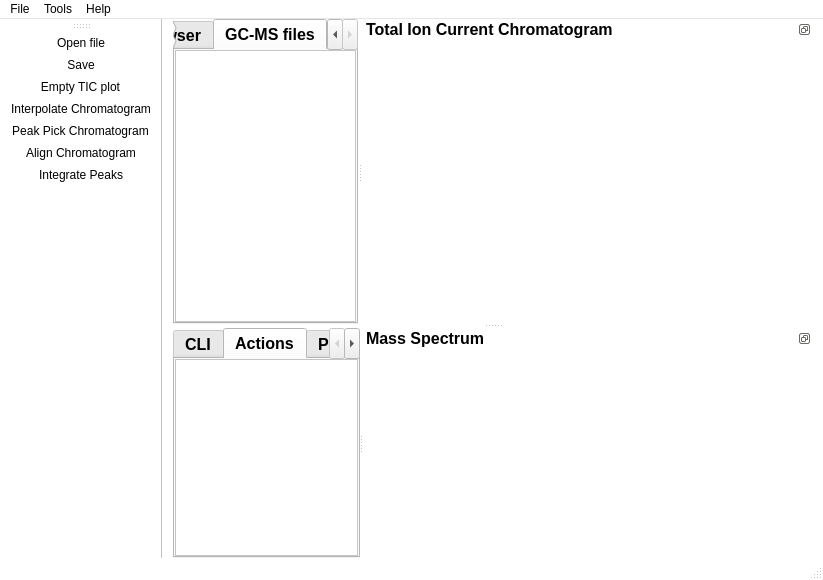
<?xml version="1.0" encoding="UTF-8"?>
<ui version="4.0">
 <class>MainWindow</class>
 <widget class="QMainWindow" name="MainWindow">
  <property name="geometry">
   <rect>
    <x>0</x>
    <y>0</y>
    <width>823</width>
    <height>580</height>
   </rect>
  </property>
  <property name="palette">
   <palette>
    <active>
     <colorrole role="Light">
      <brush brushstyle="SolidPattern">
       <color alpha="255">
        <red>255</red>
        <green>255</green>
        <blue>255</blue>
       </color>
      </brush>
     </colorrole>
     <colorrole role="Midlight">
      <brush brushstyle="SolidPattern">
       <color alpha="255">
        <red>85</red>
        <green>255</green>
        <blue>255</blue>
       </color>
      </brush>
     </colorrole>
     <colorrole role="BrightText">
      <brush brushstyle="SolidPattern">
       <color alpha="255">
        <red>255</red>
        <green>255</green>
        <blue>255</blue>
       </color>
      </brush>
     </colorrole>
     <colorrole role="Base">
      <brush brushstyle="SolidPattern">
       <color alpha="255">
        <red>255</red>
        <green>255</green>
        <blue>255</blue>
       </color>
      </brush>
     </colorrole>
     <colorrole role="Window">
      <brush brushstyle="SolidPattern">
       <color alpha="255">
        <red>255</red>
        <green>255</green>
        <blue>255</blue>
       </color>
      </brush>
     </colorrole>
     <colorrole role="AlternateBase">
      <brush brushstyle="SolidPattern">
       <color alpha="255">
        <red>255</red>
        <green>255</green>
        <blue>255</blue>
       </color>
      </brush>
     </colorrole>
     <colorrole role="NoRole">
      <brush brushstyle="SolidPattern">
       <color alpha="255">
        <red>170</red>
        <green>170</green>
        <blue>255</blue>
       </color>
      </brush>
     </colorrole>
    </active>
    <inactive>
     <colorrole role="Light">
      <brush brushstyle="SolidPattern">
       <color alpha="255">
        <red>255</red>
        <green>255</green>
        <blue>255</blue>
       </color>
      </brush>
     </colorrole>
     <colorrole role="Midlight">
      <brush brushstyle="SolidPattern">
       <color alpha="255">
        <red>227</red>
        <green>227</green>
        <blue>227</blue>
       </color>
      </brush>
     </colorrole>
     <colorrole role="BrightText">
      <brush brushstyle="SolidPattern">
       <color alpha="255">
        <red>255</red>
        <green>255</green>
        <blue>255</blue>
       </color>
      </brush>
     </colorrole>
     <colorrole role="Base">
      <brush brushstyle="SolidPattern">
       <color alpha="255">
        <red>255</red>
        <green>255</green>
        <blue>255</blue>
       </color>
      </brush>
     </colorrole>
     <colorrole role="Window">
      <brush brushstyle="SolidPattern">
       <color alpha="255">
        <red>255</red>
        <green>255</green>
        <blue>255</blue>
       </color>
      </brush>
     </colorrole>
     <colorrole role="AlternateBase">
      <brush brushstyle="SolidPattern">
       <color alpha="255">
        <red>255</red>
        <green>255</green>
        <blue>255</blue>
       </color>
      </brush>
     </colorrole>
     <colorrole role="NoRole">
      <brush brushstyle="SolidPattern">
       <color alpha="255">
        <red>170</red>
        <green>170</green>
        <blue>255</blue>
       </color>
      </brush>
     </colorrole>
    </inactive>
    <disabled>
     <colorrole role="Light">
      <brush brushstyle="SolidPattern">
       <color alpha="255">
        <red>255</red>
        <green>255</green>
        <blue>255</blue>
       </color>
      </brush>
     </colorrole>
     <colorrole role="Midlight">
      <brush brushstyle="SolidPattern">
       <color alpha="255">
        <red>247</red>
        <green>247</green>
        <blue>247</blue>
       </color>
      </brush>
     </colorrole>
     <colorrole role="BrightText">
      <brush brushstyle="SolidPattern">
       <color alpha="255">
        <red>255</red>
        <green>255</green>
        <blue>255</blue>
       </color>
      </brush>
     </colorrole>
     <colorrole role="Base">
      <brush brushstyle="SolidPattern">
       <color alpha="255">
        <red>240</red>
        <green>240</green>
        <blue>240</blue>
       </color>
      </brush>
     </colorrole>
     <colorrole role="Window">
      <brush brushstyle="SolidPattern">
       <color alpha="255">
        <red>240</red>
        <green>240</green>
        <blue>240</blue>
       </color>
      </brush>
     </colorrole>
     <colorrole role="AlternateBase">
      <brush brushstyle="SolidPattern">
       <color alpha="255">
        <red>255</red>
        <green>255</green>
        <blue>255</blue>
       </color>
      </brush>
     </colorrole>
     <colorrole role="NoRole">
      <brush brushstyle="SolidPattern">
       <color alpha="255">
        <red>170</red>
        <green>170</green>
        <blue>255</blue>
       </color>
      </brush>
     </colorrole>
    </disabled>
   </palette>
  </property>
  <property name="windowTitle">
   <string>MainWindow</string>
  </property>
  <property name="windowIcon">
   <iconset>
    <normaloff>png/RU.png</normaloff>png/RU.png</iconset>
  </property>
  <property name="dockOptions">
   <set>QMainWindow::AllowNestedDocks|QMainWindow::AllowTabbedDocks|QMainWindow::AnimatedDocks</set>
  </property>
  <widget class="QWidget" name="centralWidget">
   <property name="sizePolicy">
    <sizepolicy hsizetype="Expanding" vsizetype="Expanding">
     <horstretch>0</horstretch>
     <verstretch>0</verstretch>
    </sizepolicy>
   </property>
   <property name="palette">
    <palette>
     <active>
      <colorrole role="AlternateBase">
       <brush brushstyle="SolidPattern">
        <color alpha="255">
         <red>255</red>
         <green>255</green>
         <blue>255</blue>
        </color>
       </brush>
      </colorrole>
     </active>
     <inactive>
      <colorrole role="AlternateBase">
       <brush brushstyle="SolidPattern">
        <color alpha="255">
         <red>255</red>
         <green>255</green>
         <blue>255</blue>
        </color>
       </brush>
      </colorrole>
     </inactive>
     <disabled>
      <colorrole role="AlternateBase">
       <brush brushstyle="SolidPattern">
        <color alpha="255">
         <red>255</red>
         <green>255</green>
         <blue>255</blue>
        </color>
       </brush>
      </colorrole>
     </disabled>
    </palette>
   </property>
   <layout class="QGridLayout" name="gridLayout">
    <property name="topMargin">
     <number>0</number>
    </property>
    <property name="bottomMargin">
     <number>0</number>
    </property>
    <item row="0" column="0">
     <widget class="QSplitter" name="splitter_3">
      <property name="sizePolicy">
       <sizepolicy hsizetype="Expanding" vsizetype="Expanding">
        <horstretch>0</horstretch>
        <verstretch>0</verstretch>
       </sizepolicy>
      </property>
      <property name="orientation">
       <enum>Qt::Vertical</enum>
      </property>
      <widget class="QSplitter" name="splitter">
       <property name="sizePolicy">
        <sizepolicy hsizetype="Expanding" vsizetype="Expanding">
         <horstretch>0</horstretch>
         <verstretch>0</verstretch>
        </sizepolicy>
       </property>
       <property name="orientation">
        <enum>Qt::Horizontal</enum>
       </property>
       <widget class="QTabWidget" name="tabWidget">
        <property name="font">
         <font>
          <family>MS Sans Serif</family>
          <pointsize>12</pointsize>
          <weight>75</weight>
          <bold>true</bold>
         </font>
        </property>
        <property name="currentIndex">
         <number>1</number>
        </property>
        <widget class="QWidget" name="tab">
         <property name="font">
          <font>
           <family>MS Sans Serif</family>
           <pointsize>16</pointsize>
           <stylestrategy>PreferAntialias</stylestrategy>
          </font>
         </property>
         <attribute name="title">
          <string>File Browser</string>
         </attribute>
         <layout class="QVBoxLayout" name="verticalLayout">
          <property name="spacing">
           <number>0</number>
          </property>
          <property name="sizeConstraint">
           <enum>QLayout::SetNoConstraint</enum>
          </property>
          <property name="leftMargin">
           <number>0</number>
          </property>
          <property name="topMargin">
           <number>0</number>
          </property>
          <property name="rightMargin">
           <number>0</number>
          </property>
          <property name="bottomMargin">
           <number>0</number>
          </property>
          <item>
           <widget class="QTreeView" name="treeView">
            <property name="palette">
             <palette>
              <active>
               <colorrole role="Base">
                <brush brushstyle="SolidPattern">
                 <color alpha="255">
                  <red>255</red>
                  <green>255</green>
                  <blue>255</blue>
                 </color>
                </brush>
               </colorrole>
               <colorrole role="Highlight">
                <brush brushstyle="SolidPattern">
                 <color alpha="255">
                  <red>255</red>
                  <green>255</green>
                  <blue>255</blue>
                 </color>
                </brush>
               </colorrole>
              </active>
              <inactive>
               <colorrole role="Base">
                <brush brushstyle="SolidPattern">
                 <color alpha="255">
                  <red>255</red>
                  <green>255</green>
                  <blue>255</blue>
                 </color>
                </brush>
               </colorrole>
               <colorrole role="Highlight">
                <brush brushstyle="SolidPattern">
                 <color alpha="255">
                  <red>240</red>
                  <green>240</green>
                  <blue>240</blue>
                 </color>
                </brush>
               </colorrole>
              </inactive>
              <disabled>
               <colorrole role="Base">
                <brush brushstyle="SolidPattern">
                 <color alpha="255">
                  <red>240</red>
                  <green>240</green>
                  <blue>240</blue>
                 </color>
                </brush>
               </colorrole>
               <colorrole role="Highlight">
                <brush brushstyle="SolidPattern">
                 <color alpha="255">
                  <red>255</red>
                  <green>255</green>
                  <blue>255</blue>
                 </color>
                </brush>
               </colorrole>
              </disabled>
             </palette>
            </property>
            <property name="styleSheet">
             <string notr="true">QTreeWidget#TreeWithBranches::branch:has-siblings,
QTreeWidget#TreeWithBranches::branch:open:has-children:has-siblings,
QTreeView#TreeWithBranches::branch:has-siblings,
QTreeView#TreeWithBranches::branch:open:has-children:has-siblings {
  background: url(:/Resources/icons/vline.png);
  background-repeat: repeat-y;
  background-position: top;
}
QTreeWidget#TreeWithBranches::branch:has-siblings:adjoins-item,
QTreeView#TreeWithBranches::branch:has-siblings:adjoins-item {
  image: url(:/Resources/icons/branch-more.png);
  image-position: top;
}
QTreeWidget#TreeWithBranches::branch:!has-siblings:adjoins-item,
QTreeView#TreeWithBranches::branch:!has-siblings:adjoins-item {
  background: none;
  image: url(:/Resources/icons/branch-end.png);
  image-position: top;
}
QTreeWidget#TreeWithBranches::branch:closed:has-children,
QTreeView#TreeWithBranches::branch:closed:has-children {
  image: url(:/Resources/icons/branch-closed.png);
  image-position: top;
}
QTreeWidget#TreeWithBranches::branch:open:has-children,
QTreeView#TreeWithBranches::branch:open:has-children {
  image: url(:/Resources/icons/branch-open.png);
  image-position: top;
}
QTreeWidget#TreeWithBranches::branch:closed:has-children:!has-siblings:adjoins-item,
QTreeView#TreeWithBranches::branch:closed:has-children:!has-siblings:adjoins-item {
  background: url(:/Resources/icons/branch-end.png);
  background-repeat: no-repeat;
  background-position: top;
  image: url(:/Resources/icons/branch-closed.png);
  image-position: top;
}
QTreeWidget#TreeWithBranches::branch:open:has-children:!has-siblings:adjoins-item,
QTreeView#TreeWithBranches::branch:open:has-children:!has-siblings:adjoins-item {
  background: url(:/Resources/icons/branch-end.png);
  background-repeat: no-repeat;
  background-position: top;
  image: url(:/Resources/icons/branch-open.png);
  image-position: top;
}</string>
            </property>
            <property name="horizontalScrollBarPolicy">
             <enum>Qt::ScrollBarAlwaysOn</enum>
            </property>
            <property name="autoScrollMargin">
             <number>5</number>
            </property>
           </widget>
          </item>
         </layout>
        </widget>
        <widget class="QWidget" name="tab_2">
         <property name="font">
          <font>
           <stylestrategy>PreferAntialias</stylestrategy>
          </font>
         </property>
         <attribute name="title">
          <string>GC-MS files</string>
         </attribute>
         <layout class="QVBoxLayout" name="verticalLayout_2">
          <property name="spacing">
           <number>0</number>
          </property>
          <property name="sizeConstraint">
           <enum>QLayout::SetNoConstraint</enum>
          </property>
          <property name="leftMargin">
           <number>0</number>
          </property>
          <property name="topMargin">
           <number>0</number>
          </property>
          <property name="rightMargin">
           <number>0</number>
          </property>
          <property name="bottomMargin">
           <number>0</number>
          </property>
          <item>
           <widget class="QTreeWidget" name="treeWidget">
            <attribute name="headerVisible">
             <bool>false</bool>
            </attribute>
            <column>
             <property name="text">
              <string notr="true">1</string>
             </property>
            </column>
           </widget>
          </item>
         </layout>
        </widget>
       </widget>
       <widget class="QDockWidget" name="dockWidget_2">
        <property name="minimumSize">
         <size>
          <width>450</width>
          <height>300</height>
         </size>
        </property>
        <property name="font">
         <font>
          <family>MS Sans Serif</family>
          <pointsize>12</pointsize>
          <weight>75</weight>
          <bold>true</bold>
         </font>
        </property>
        <property name="features">
         <set>QDockWidget::DockWidgetFloatable|QDockWidget::DockWidgetMovable</set>
        </property>
        <property name="windowTitle">
         <string>Total Ion Current Chromatogram</string>
        </property>
        <widget class="QWidget" name="dockWidgetContents_3">
         <layout class="QHBoxLayout" name="horizontalLayout_3">
          <property name="spacing">
           <number>0</number>
          </property>
          <property name="leftMargin">
           <number>1</number>
          </property>
          <property name="topMargin">
           <number>1</number>
          </property>
          <property name="rightMargin">
           <number>1</number>
          </property>
          <property name="bottomMargin">
           <number>1</number>
          </property>
          <item>
           <widget class="ChartView" name="ticplot" native="true"/>
          </item>
         </layout>
        </widget>
       </widget>
      </widget>
      <widget class="QSplitter" name="splitter_2">
       <property name="sizeIncrement">
        <size>
         <width>1</width>
         <height>1</height>
        </size>
       </property>
       <property name="mouseTracking">
        <bool>true</bool>
       </property>
       <property name="autoFillBackground">
        <bool>true</bool>
       </property>
       <property name="orientation">
        <enum>Qt::Horizontal</enum>
       </property>
       <property name="handleWidth">
        <number>2</number>
       </property>
       <widget class="QTabWidget" name="tabWidget_2">
	    <property name="baseSize">
         <size>
          <width>200</width>
          <height>0</height>
         </size>
        </property>
        <property name="font">
         <font>
          <family>MS Sans Serif</family>
          <pointsize>12</pointsize>
          <weight>75</weight>
          <bold>true</bold>
         </font>
        </property>
        <property name="currentIndex">
         <number>1</number>
        </property>
		        <widget class="QWidget" name="tab_CLI">
         <property name="font">
          <font>
           <stylestrategy>PreferAntialias</stylestrategy>
          </font>
         </property>
         <attribute name="title">
          <string>CLI</string>
         </attribute>
         <layout class="QVBoxLayout" name="verticalLayout_2">
          <property name="spacing">
           <number>0</number>
          </property>
          <property name="sizeConstraint">
           <enum>QLayout::SetNoConstraint</enum>
          </property>
          <property name="leftMargin">
           <number>0</number>
          </property>
          <property name="topMargin">
           <number>0</number>
          </property>
          <property name="rightMargin">
           <number>0</number>
          </property>
          <property name="bottomMargin">
           <number>0</number>
          </property>
          <item>
           <widget class="QTreeWidget" name="treeWidgetCLI">
            <attribute name="headerVisible">
             <bool>false</bool>
            </attribute>
            <column>
             <property name="text">
              <string notr="true">1</string>
             </property>
            </column>
           </widget>
          </item>
         </layout>
        </widget>
				        <widget class="QWidget" name="tab_CommandHistory">
         <property name="font">
          <font>
           <stylestrategy>PreferAntialias</stylestrategy>
          </font>
         </property>
         <attribute name="title">
          <string>Actions</string>
         </attribute>
         <layout class="QVBoxLayout" name="verticalLayout_2">
          <property name="spacing">
           <number>0</number>
          </property>
          <property name="sizeConstraint">
           <enum>QLayout::SetNoConstraint</enum>
          </property>
          <property name="leftMargin">
           <number>0</number>
          </property>
          <property name="topMargin">
           <number>0</number>
          </property>
          <property name="rightMargin">
           <number>0</number>
          </property>
          <property name="bottomMargin">
           <number>0</number>
          </property>
          <item>
           <widget class="QTreeWidget" name="treeWidgetActions">
            <attribute name="headerVisible">
             <bool>false</bool>
            </attribute>
            <column>
             <property name="text">
              <string notr="true">1</string>
             </property>
            </column>
           </widget>
          </item>
         </layout>
        </widget>
						        <widget class="QWidget" name="tab_Profiler">
         <property name="font">
          <font>
           <stylestrategy>PreferAntialias</stylestrategy>
          </font>
         </property>
         <attribute name="title">
          <string>Profiler</string>
         </attribute>
         <layout class="QVBoxLayout" name="verticalLayout_2">
          <property name="spacing">
           <number>0</number>
          </property>
          <property name="sizeConstraint">
           <enum>QLayout::SetNoConstraint</enum>
          </property>
          <property name="leftMargin">
           <number>0</number>
          </property>
          <property name="topMargin">
           <number>0</number>
          </property>
          <property name="rightMargin">
           <number>0</number>
          </property>
          <property name="bottomMargin">
           <number>0</number>
          </property>
          <item>
           <widget class="QTreeWidget" name="treeWidgetProfiler">
            <attribute name="headerVisible">
             <bool>false</bool>
            </attribute>
            <column>
             <property name="text">
              <string notr="true">1</string>
             </property>
            </column>
           </widget>
          </item>
         </layout>
        </widget>
       </widget>
       <widget class="QDockWidget" name="dockWidget">
        <property name="minimumSize">
         <size>
          <width>450</width>
          <height>200</height>
         </size>
        </property>
        <property name="font">
         <font>
          <family>MS Sans Serif</family>
          <pointsize>12</pointsize>
          <weight>75</weight>
          <bold>true</bold>
         </font>
        </property>
        <property name="windowIcon">
         <iconset>
          <normaloff>:/png/bar.png</normaloff>:/png/bar.png</iconset>
        </property>
        <property name="features">
         <set>QDockWidget::DockWidgetFloatable|QDockWidget::DockWidgetMovable</set>
        </property>
        <property name="windowTitle">
         <string>Mass Spectrum</string>
        </property>
        <widget class="QWidget" name="dockWidgetContents_2">
         <layout class="QHBoxLayout" name="horizontalLayout_2">
          <property name="leftMargin">
           <number>1</number>
          </property>
          <property name="topMargin">
           <number>1</number>
          </property>
          <property name="rightMargin">
           <number>1</number>
          </property>
          <property name="bottomMargin">
           <number>1</number>
          </property>
          <item>
           <widget class="QCustomPlot" name="qcWidget" native="true"/>
          </item>
         </layout>
        </widget>
       </widget>
      </widget>
     </widget>
    </item>
   </layout>
  </widget>
  <widget class="QMenuBar" name="menuBar">
   <property name="geometry">
    <rect>
     <x>0</x>
     <y>0</y>
     <width>823</width>
     <height>21</height>
    </rect>
   </property>
   <property name="palette">
    <palette>
     <active>
      <colorrole role="Light">
       <brush brushstyle="SolidPattern">
        <color alpha="255">
         <red>160</red>
         <green>160</green>
         <blue>160</blue>
        </color>
       </brush>
      </colorrole>
      <colorrole role="Base">
       <brush brushstyle="SolidPattern">
        <color alpha="255">
         <red>160</red>
         <green>160</green>
         <blue>160</blue>
        </color>
       </brush>
      </colorrole>
     </active>
     <inactive>
      <colorrole role="Light">
       <brush brushstyle="SolidPattern">
        <color alpha="255">
         <red>160</red>
         <green>160</green>
         <blue>160</blue>
        </color>
       </brush>
      </colorrole>
      <colorrole role="Base">
       <brush brushstyle="SolidPattern">
        <color alpha="255">
         <red>160</red>
         <green>160</green>
         <blue>160</blue>
        </color>
       </brush>
      </colorrole>
     </inactive>
     <disabled>
      <colorrole role="Light">
       <brush brushstyle="SolidPattern">
        <color alpha="255">
         <red>160</red>
         <green>160</green>
         <blue>160</blue>
        </color>
       </brush>
      </colorrole>
      <colorrole role="Base">
       <brush brushstyle="SolidPattern">
        <color alpha="255">
         <red>240</red>
         <green>240</green>
         <blue>240</blue>
        </color>
       </brush>
      </colorrole>
     </disabled>
    </palette>
   </property>
   <widget class="QMenu" name="menuFile">
    <property name="title">
     <string>File</string>
    </property>
    <widget class="QMenu" name="menuExport">
     <property name="title">
      <string>Export</string>
     </property>
     <widget class="QMenu" name="menuTIC_CSV">
      <property name="title">
       <string>TIC CSV</string>
      </property>
      <addaction name="actionTICCSVSelected_File"/>
      <addaction name="actionTICCSVAll_Files"/>
     </widget>
     <addaction name="menuTIC_CSV"/>
    </widget>
    <addaction name="actionOpen_file"/>
    <addaction name="actionSave"/>
    <addaction name="menuExport"/>
    <addaction name="actionExit"/>
   </widget>
   <widget class="QMenu" name="menuTools">
    <property name="title">
     <string>Tools</string>
    </property>
    <addaction name="actionInterpolate_Chromatogram"/>
    <addaction name="actionPeak_Pick_Chromatograms"/>
    <addaction name="actionAlign_Chromatogram"/>
    <addaction name="actionIntegrate_Peaks"/>
    <addaction name="actionPCA_Analysis"/>
    <addaction name="actionGenerate_CSV_integrated_peaklist"/>
   </widget>
   <widget class="QMenu" name="menuHelp">
    <property name="title">
     <string>Help</string>
    </property>
    <addaction name="actionTechnical_Support"/>
    <addaction name="actionReport_A_Bug"/>
    <addaction name="actionAbout"/>
   </widget>
   <addaction name="menuFile"/>
   <addaction name="menuTools"/>
   <addaction name="menuHelp"/>
  </widget>
  <widget class="QToolBar" name="mainToolBar">
   <property name="iconSize">
    <size>
     <width>30</width>
     <height>30</height>
    </size>
   </property>
   <attribute name="toolBarArea">
    <enum>LeftToolBarArea</enum>
   </attribute>
   <attribute name="toolBarBreak">
    <bool>false</bool>
   </attribute>
   <addaction name="actionOpen_file"/>
   <addaction name="actionSave"/>
   <addaction name="actionEmpty_TIC_plot"/>
   <addaction name="actionInterpolate_Chromatogram"/>
   <addaction name="actionPeak_Pick_Chromatograms"/>
   <addaction name="actionAlign_Chromatogram"/>
   <addaction name="actionIntegrate_Peaks"/>
  </widget>
  <widget class="QStatusBar" name="statusBar"/>
  <action name="actionOpen_file">
   <property name="icon">
    <iconset resource="toolbarresource.qrc">
     <normaloff>:/png/folder.png</normaloff>:/png/folder.png</iconset>
   </property>
   <property name="text">
    <string>Open file</string>
   </property>
  </action>
  <action name="actionBatch_Open">
   <property name="text">
    <string>Batch Open</string>
   </property>
  </action>
  <action name="actionSave">
   <property name="icon">
    <iconset resource="toolbarresource.qrc">
     <normaloff>:/png/download.png</normaloff>:/png/download.png</iconset>
   </property>
   <property name="text">
    <string>Save</string>
   </property>
  </action>
  <action name="actionExit">
   <property name="text">
    <string>Exit</string>
   </property>
  </action>
  <action name="actionAlign_Chromatogram">
   <property name="icon">
    <iconset resource="qdarkstyle/style.qrc">
     <normaloff>:/png/alignment.png</normaloff>:/png/alignment.png</iconset>
   </property>
   <property name="text">
    <string>Align Chromatogram</string>
   </property>
  </action>
  <action name="actionPeak_Pick_Chromatograms">
   <property name="icon">
    <iconset resource="toolbarresource.qrc">
     <normaloff>:/png/peakpick.png</normaloff>:/png/peakpick.png</iconset>
   </property>
   <property name="text">
    <string>Peak Pick Chromatogram</string>
   </property>
  </action>
  <action name="actionIntegrate_Peaks">
   <property name="icon">
    <iconset resource="toolbarresource.qrc">
     <normaloff>:/png/integrate.png</normaloff>:/png/integrate.png</iconset>
   </property>
   <property name="text">
    <string>Integrate Peaks</string>
   </property>
  </action>
  <action name="actionPCA_Analysis">
   <property name="text">
    <string>PCA Analysis</string>
   </property>
  </action>
  <action name="actionGenerate_CSV_integrated_peaklist">
   <property name="text">
    <string>Generate .CSV integrated peaklist</string>
   </property>
  </action>
  <action name="actionTechnical_Support">
   <property name="text">
    <string>Technical Support</string>
   </property>
  </action>
  <action name="actionReport_A_Bug">
   <property name="text">
    <string>Report A Bug</string>
   </property>
  </action>
  <action name="actionAbout">
   <property name="text">
    <string>About</string>
   </property>
  </action>
  <action name="actionTICCSVSelected_File">
   <property name="text">
    <string>Selected File</string>
   </property>
  </action>
  <action name="actionTICCSVAll_Files">
   <property name="text">
    <string>All Files</string>
   </property>
  </action>
  <action name="actionEmpty_TIC_plot">
   <property name="icon">
    <iconset resource="toolbarresource.qrc">
     <normaloff>:/png/cancel.png</normaloff>:/png/cancel.png</iconset>
   </property>
   <property name="text">
    <string>Empty TIC plot</string>
   </property>
  </action>
  <action name="actionInterpolate_Chromatogram">
   <property name="icon">
    <iconset resource="toolbarresource.qrc">
     <normaloff>:/png/interpolate.png</normaloff>:/png/interpolate.png</iconset>
   </property>
   <property name="text">
    <string>Interpolate Chromatogram</string>
   </property>
  </action>
 </widget>
 <layoutdefault spacing="6" margin="11"/>
 <customwidgets>
  <customwidget>
   <class>QCustomPlot</class>
   <extends>QWidget</extends>
   <header>../../qcustomplot.h</header>
   <container>1</container>
  </customwidget>
  <customwidget>
   <class>ChartView</class>
   <extends>QWidget</extends>
   <header>UI/chartview.h</header>
  </customwidget>
 </customwidgets>
 <resources>
  <include location="qdarkstyle/style.qrc"/>
  <include location="toolbarresource.qrc"/>
 </resources>
 <connections>
  <connection>
   <sender>tabWidget</sender>
   <signal>currentChanged(int)</signal>
   <receiver>tabWidget</receiver>
   <slot>update()</slot>
   <hints>
    <hint type="sourcelabel">
     <x>165</x>
     <y>68</y>
    </hint>
    <hint type="destinationlabel">
     <x>120</x>
     <y>151</y>
    </hint>
   </hints>
  </connection>
 </connections>
</ui>
